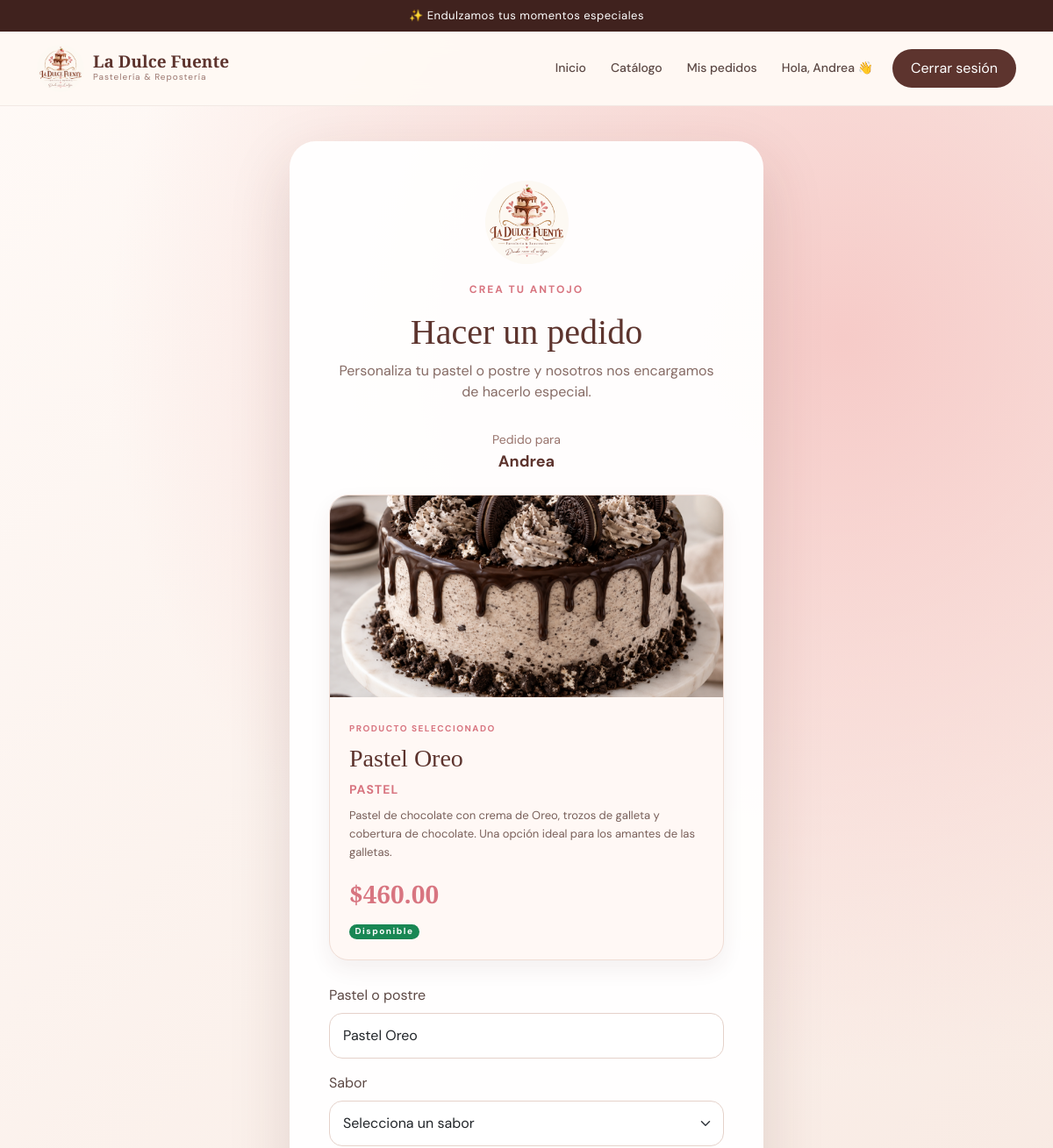
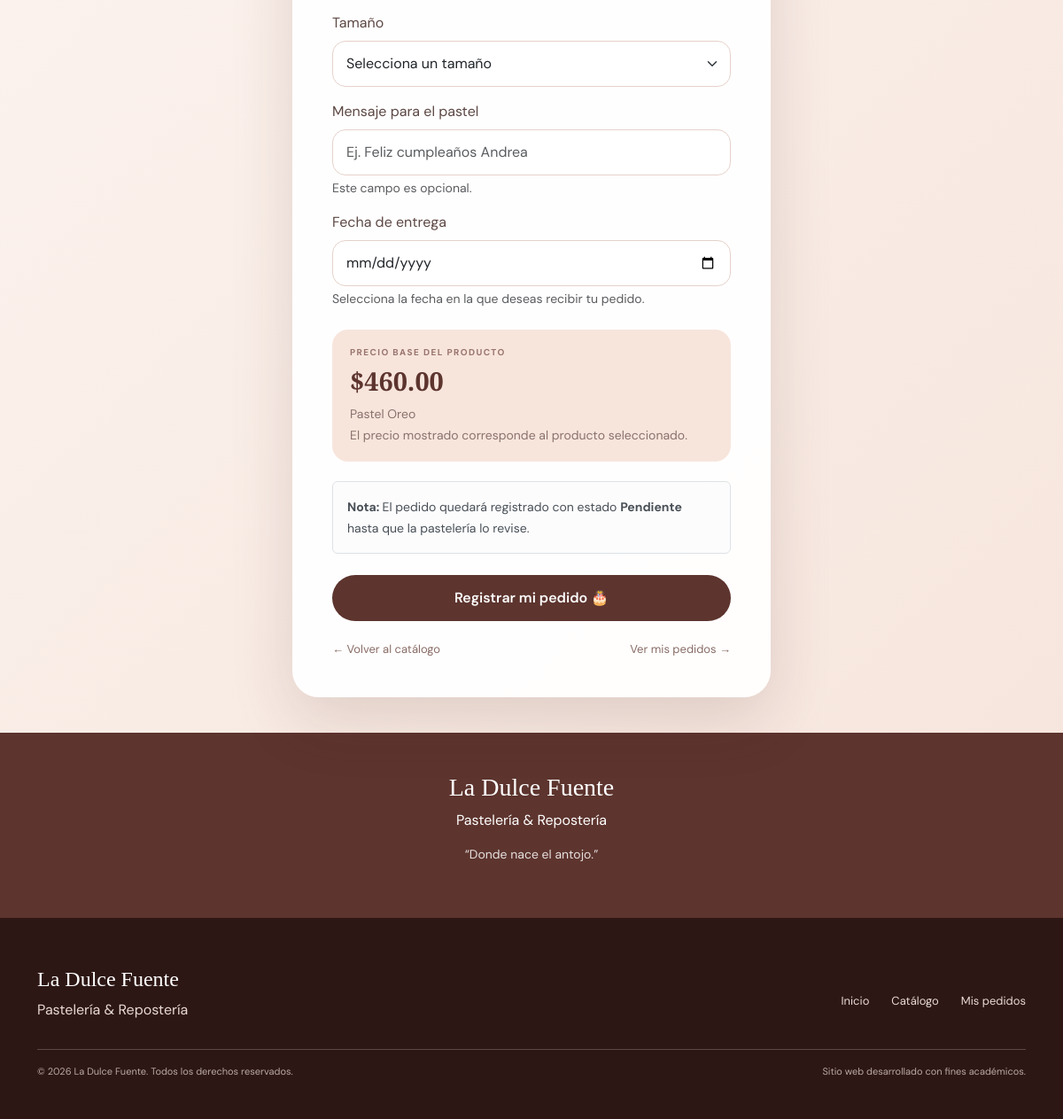
Screenshot of /pedido/?producto=5 (signed in) with the database file from the repository (2 pictures, top to bottom).
### pasteleria/models.py (models this page shows, shortened)
class Producto(models.Model):
    CATEGORIAS = [
        ('Pastel', 'Pastel'),
        ('Cupcake', 'Cupcake'),
        ('Postre', 'Postre'),
        ('Personalizado', 'Personalizado'),
    ]
    nombre = models.CharField(
        max_length=100
    )
    descripcion = models.TextField(
        max_length=300
    )
    categoria = models.CharField(
        max_length=30,
        choices=CATEGORIAS
    )
    precio = models.DecimalField(
        max_digits=8,
        decimal_places=2
    )
    imagen = models.ImageField(
        upload_to='productos/',
        blank=True,
        null=True
    )
    disponible = models.BooleanField(
        default=True
    )
    fecha_registro = models.DateTimeField(
        auto_now_add=True
    )

### pasteleria/views.py (the view, shortened to what this page needs)
@login_required(login_url='login')
def hacer_pedido(request):
    productos = Producto.objects.filter(
        disponible=True
    ).order_by(
        'nombre'
    )
    producto_seleccionado = None
    producto_id_get = request.GET.get(
        'producto'
    )
    if producto_id_get:
        try:
            producto_seleccionado = (
                Producto.objects.get(
                    id=producto_id_get,
                    disponible=True
                )
            )
        except (
            Producto.DoesNotExist,
            ValueError
        ):
            messages.error(
                request,
                'El producto seleccionado '
                'no existe o ya no está '
                'disponible.'
            )
            return redirect(
                'inicio'
            )
    contexto = {
        'productos':
            productos,
        'producto_seleccionado':
            producto_seleccionado,
        'sabores':
            Pedido.SABORES,
        'tamanos':
            Pedido.TAMANOS,
        'fecha_min':
            date.today().isoformat(),
    }
    return render(
        request,
        'pasteleria/pedido.html',
        contexto
    )

### pasteleria/templates/pasteleria/pedido.html (shortened to what this page needs)
{% load static %}
<!DOCTYPE html>
<html lang="es">
<head>
    <link
        href="https://cdn.jsdelivr.net/npm/bootstrap@5.3.3/dist/css/bootstrap.min.css"
        rel="stylesheet">
    <link
        rel="stylesheet"
        href="{% static 'pasteleria/css/estilos.css' %}">
</head>
<body class="pagina-auth">
<div class="barra-superior">
    ✨ Endulzamos tus momentos especiales
</div>
<nav
    class="navbar navbar-expand-lg navbar-light menu-principal">
    <div class="container">
        <a
            class="navbar-brand marca d-flex align-items-center"
            href="{% url 'inicio' %}">
            <img
                src="{% static 'pasteleria/img/logo.png' %}"
                alt="Logo La Dulce Fuente"
                class="logo-menu">
            <div>
                <span class="nombre-marca">
                    La Dulce Fuente
                </span>
                <small>
                    Pastelería & Repostería
                </small>
            </div>
        </a>
        <div
            class="collapse navbar-collapse"
            id="menuPedido">
            <ul
                class="navbar-nav ms-auto align-items-lg-center">
                <li class="nav-item">
                    <a
                        class="nav-link"
                        href="{% url 'inicio' %}">
                        Inicio
                    </a>
                </li>
                <li class="nav-item">
                    <a
                        class="nav-link"
                        href="{% url 'inicio' %}#catalogo">
                        Catálogo
                    </a>
                </li>
                <li class="nav-item">
                    <a
                        class="nav-link"
                        href="{% url 'mis_pedidos' %}">
                        Mis pedidos
                    </a>
                </li>
                <li class="nav-item">
                    <span class="nav-link">
                        Hola,
                        {{ user.first_name|default:user.username }}
                        👋
                    </span>
                </li>
                <li class="nav-item">
                    <a
                        class="btn boton-login"
                        href="{% url 'logout' %}">
                        Cerrar sesión
                    </a>
                </li>
            </ul>
        </div>
    </div>
</nav>
<div class="auth-contenedor">
    <div
        class="auth-caja auth-registro">
        <a
            href="{% url 'inicio' %}"
            class="auth-logo">
            <img
                src="{% static 'pasteleria/img/logo.png' %}"
                alt="Logo La Dulce Fuente">
        </a>
        <p
            class="mini-titulo text-center">
            CREA TU ANTOJO
        </p>
        <h1>
            Hacer un pedido
        </h1>
        <p class="auth-texto">
            Personaliza tu pastel o postre
            y nosotros nos encargamos
            de hacerlo especial.
        </p>
        <div
            class="text-center mb-4">
            <small
                style="color:#98736c;">
                Pedido para
            </small>
            <br>
            <strong
                style="
                    color:#5d342e;
                    font-size:18px;
                ">
                {{ user.first_name|default:user.username }}
            </strong>
        </div>
        {% if producto_seleccionado %}
            <div
                class="producto-pedido-preview">
                {% if producto_seleccionado.imagen %}
                    <img
                        src="{{ producto_seleccionado.imagen.url }}"
                        alt="{{ producto_seleccionado.nombre }}">
                {% else %}
                    <div
                        class="producto-pedido-sin-imagen">
                        🎂
                    </div>
                {% endif %}
                <div
                    class="producto-pedido-info">
                    <span>
                        PRODUCTO SELECCIONADO
                    </span>
                    <h2>
                        {{ producto_seleccionado.nombre }}
                    </h2>
                    <div
                        class="mb-2">
                        <small
                            style="
                                color:#d87580;
                                font-weight:700;
                                letter-spacing:1px;
                            ">
                            {{ producto_seleccionado.categoria|upper }}
                        </small>
                    </div>
                    <p>
                        {{ producto_seleccionado.descripcion }}
                    </p>
                    <strong>
                        ${{ producto_seleccionado.precio }}
                    </strong>
                    <div
                        class="mt-2">
                        <span
                            class="badge rounded-pill text-bg-success">
                            Disponible
                        </span>
                    </div>
                </div>
            </div>
        {% else %}
            <div
                class="alert alert-light text-center border">
                🍰 Selecciona uno de nuestros productos
                para comenzar tu pedido.
            </div>
        {% endif %}
        <form
            method="POST"
            id="formPedido">
            <div class="mb-3">
                <label
                    class="form-label"
                    for="producto_id">
                    Pastel o postre
                </label>
                {% if producto_seleccionado %}
                    <input
                        type="text"
                        class="form-control campo-auth"
                        value="{{ producto_seleccionado.nombre }}"
                        readonly>
                {% endif %}
            </div>
            <div class="mb-3">
                <label
                    class="form-label"
                    for="sabor">
                    Sabor
                </label>
                <select
                    name="sabor"
                    id="sabor"
                    class="form-select campo-auth"
                    required>
                    <option value="">
                        Selecciona un sabor
                    </option>
                </select>
            </div>
            <div class="mb-3">
                <label
                    class="form-label"
                    for="tamano">
                    Tamaño
                </label>
                <select
                    name="tamano"
                    id="tamano"
                    class="form-select campo-auth"
                    required>
                    <option value="">
                        Selecciona un tamaño
                    </option>
                </select>
            </div>
            <div class="mb-3">
                <label
                    class="form-label"
                    for="mensaje">
                    Mensaje para el pastel
                </label>
                <input
                    type="text"
                    name="mensaje"
                    id="mensaje"
                    maxlength="150"
                    class="form-control campo-auth"
                    placeholder="Ej. Feliz cumpleaños Andrea">
                <div class="form-text">
                    Este campo es opcional.
                </div>
            </div>
            <div class="mb-4">
                <label
                    class="form-label"
                    for="fecha_entrega">
                    Fecha de entrega
                </label>
                <input
                    type="date"
                    name="fecha_entrega"
                    id="fecha_entrega"
                    min="{{ fecha_min }}"
                    class="form-control campo-auth"
                    required>
                <div class="form-text">
                    Selecciona la fecha
                    en la que deseas recibir tu pedido.
                </div>
            </div>
            {% if producto_seleccionado %}
                <div
                    class="resumen-pedido">
                    <span>
                        PRECIO BASE DEL PRODUCTO
                    </span>
                    <strong>
                        ${{ producto_seleccionado.precio }}
                    </strong>
                    <small>
                        {{ producto_seleccionado.nombre }}
                    </small>
                    <br>
                    <small>
                        El precio mostrado corresponde
                        al producto seleccionado.
                    </small>
                </div>
            {% endif %}
            <div
                class="alert alert-light border mb-4">
                <small>
                    <strong>
                        Nota:
                    </strong>
                    El pedido quedará registrado con estado
                    <strong>
                        Pendiente
                    </strong>
                    hasta que la pastelería lo revise.
                </small>
            </div>
            <button
                type="submit"
                class="btn boton-auth"
                id="botonRegistrar">
                Registrar mi pedido 🎂
            </button>
        </form>
        <div
            class="pedido-enlaces">
            <a
                href="{% url 'inicio' %}#catalogo"
                class="volver-inicio">
                ← Volver al catálogo
            </a>
            <a
                href="{% url 'mis_pedidos' %}"
                class="volver-inicio">
                Ver mis pedidos →
            </a>
        </div>
    </div>
</div>
<section
    style="
        background:#5d342e;
        color:white;
        padding:45px 20px;
        text-align:center;
    ">
    <div class="container">
        <h3
            style="
                font-family:'Playfair Display', serif;
            ">
            La Dulce Fuente
        </h3>
        <p>
            Pastelería & Repostería
        </p>
        <p
            style="
                font-size:14px;
                opacity:.85;
            ">
            “Donde nace el antojo.”
        </p>
    </div>
</section>
<footer>
    <div class="container">
        <div
            class="footer-contenido">
            <div>
                <h4>
                    La Dulce Fuente
                </h4>
                <p>
                    Pastelería & Repostería
                </p>
            </div>
            <div
                class="footer-links">
                <a
                    href="{% url 'inicio' %}">
                    Inicio
                </a>
                <a
                    href="{% url 'inicio' %}#catalogo">
                    Catálogo
                </a>
                <a
                    href="{% url 'mis_pedidos' %}">
                    Mis pedidos
                </a>
            </div>
        </div>
        <hr>
        <div
            class="footer-final">
            <p>
                © 2026 La Dulce Fuente.
                Todos los derechos reservados.
            </p>
            <p>
                Sitio web desarrollado con fines académicos.
            </p>
        </div>
    </div>
</footer>
</body>
</html>

### rows the page displays
Producto: imagen (picture), nombre "Pastel Oreo", categoria "PASTEL", descripcion "Pastel de chocolate con crema de Oreo, trozos de galleta y cobertura de chocolate. Una opción ideal para los amantes de las galletas.", precio "460.00"

### other values shown
{{ user.first_name|default:user.username }} "Andrea"
